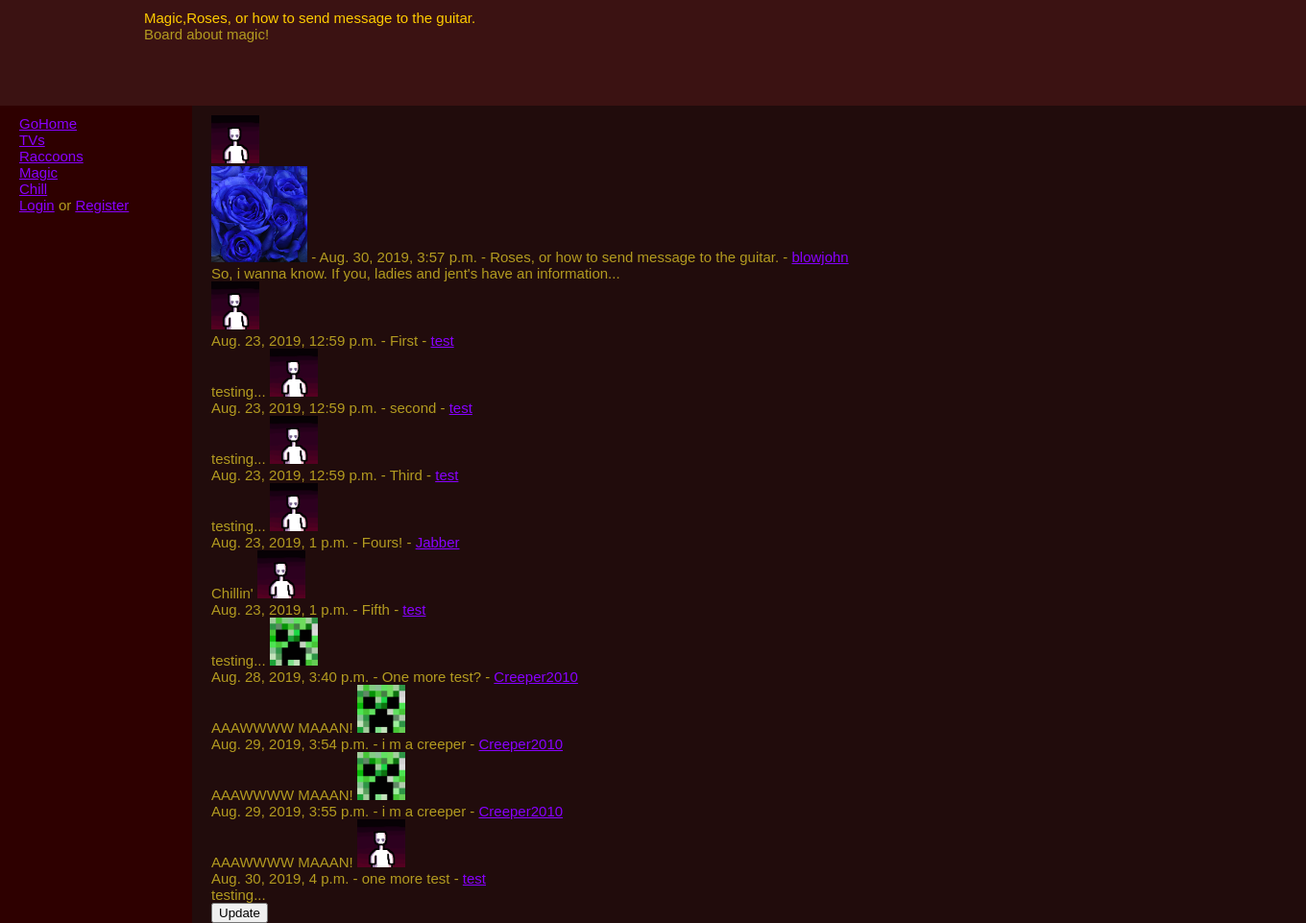
/Magic/Thread=1, run on the app's committed database.
### MAIN_APP/models.py (models this page shows, shortened)
class Thread(models.Model):
    thread = models.CharField(max_length=100)
    board = models.CharField(max_length=100)
    login = models.ForeignKey(User, on_delete=models.PROTECT)
    op_post = models.TextField()
    date = models.DateTimeField(auto_now=True)
    pic = models.ImageField(null=True, blank=True, upload_to='threads')

class Post(models.Model):
    thread = models.ForeignKey(Thread, on_delete=models.CASCADE)
    post = models.TextField()
    login = models.CharField(max_length=30)
    date = models.DateTimeField(auto_now=True)
    pic = models.ImageField(null=True, blank=True, upload_to='posts', default=None)

class User_det(models.Model):
    username = models.OneToOneField(User, on_delete=models.CASCADE)
    name = models.CharField(max_length=100, null=True, blank=True, default='')
    info = models.TextField(null=True, blank=True)
    status = models.TextField(max_length=250, null=True, blank=True)
    pic = models.ImageField(upload_to='users', default=None)

### MAIN_APP/views.py (the view)
# urls.py: re_path(r'(?P<board>\w+)/Thread=(?P<thread_id>.+)', views.thread),
def thread(request, board, thread_id):
    if request.user.is_authenticated:
        userpic = User_det.objects.get(username_id=request.user.id).pic
    else:
        userpic = None
    if board == 'Magic': desc = 'Board about magic!'
    if board == 'TVs': desc = 'Board about TVs.'
    if board == 'Raccoons': desc = 'Board about raccoons!'
    if board == 'Chill': desc = 'Board for chill...'
    if board in ('Magic', 'TVs', 'Raccoons', 'Chill') and Thread.objects.filter(id=thread_id).exists():
        posts = Post.objects.filter(thread_id=thread_id)
        post_list = []
        for post in posts:
            details = User_det.objects.get(username=User.objects.get(username=post.login))
            post_list.append({"date": post.date,
                              "post": post.post,
                              "login": post.login,
                              "pic": post.pic,
                              "status": details.status,
                              "user_pic": details.pic})
        thread = Thread.objects.get(id=thread_id)
        threadone = {"date": thread.date, "pic": thread.pic, "thread": thread.thread,
                     "login": thread.login, "op_post": thread.op_post,
                     "op_pic": User_det.objects.get(username=thread.login).pic}
        if request.method == 'POST':
            post = request.POST.get('post')
            if 'pic' in request.FILES:
                file = request.FILES['pic', False]
            else:
                file = None
            login = User.objects.get(username=request.user.username)
            new_post = Post.objects.create(thread=thread, post=post, login=login, pic=file)
            return HttpResponsePermanentRedirect(request.path)
        else:
            return render(request, "thread.html",
                          {"board": board, "thread": threadone, "posts": post_list, "NewPost": NewPost, "desc": desc,
                           'userpic': userpic})
    else:
        return HttpResponseBadRequest("<h2>Bad Request</h2>")

### templates/thread.html (shortened to what this page needs)
{% extends "base.html" %}
{% load staticfiles %}
{% block header %}{{board}},{{thread.thread}}
<div>
        {{desc}}
</div>
{% endblock header %}
{% block content %}
{% if thread.op_pic %}<img src="{{thread.op_pic.url}}" height="50" width="50"/>{% else %}<img height="50" src="{% static "images/default.jpg" %}">{% endif %}
<div><img src="{{ thread.pic.url }}" height="100"/> - {{thread.date}} - {{thread.thread}} - <a href="/users/{{thread.login}}">{{thread.login}}</a></div>
<div>{{thread.op_post}}</div>
<div>
    {% for post in posts %}
    {% if post.user_pic %}
    <img height="50" width="50" src="{{post.user_pic.url}}">
    {% else %}
    <img height="50" src="{% static "images/default.jpg" %}">
    {% endif %}
    <li>{{post.date}} - {{post.post}} - <a href="/users/{{post.login}}">{{post.login}}</a></li>
    {{post.status}}
    {% endfor %}
</div>
<input value="Update" type="button" onclick="location.href='{{request.path}}'" />
{% endblock content %}

### static/css/base.css (style rules this page uses)
html { background-color: #210c0c; list-style-type: none; }
a { color: #8800ff; }
div { font-size: 15px; font-family: 'Nunito', sans-serif; text-shadow: -1px -1px -2px #ffe76b; color: #b39b20; }

### data on the page
Thread: board "Magic", thread "Roses, or how to send message to the guitar.", date "Aug. 30, 2019, 3:57 p.m.", op_post "So, i wanna know. If you, ladies and jent's have an information..."
Post: date "Aug. 23, 2019, 12:59 p.m.", post "First", login "test"
User_det: status "testing..." "testing..." "testing..." "testing..." "testing..."
Post: date "Aug. 23, 2019, 12:59 p.m.", post "second", login "test"
Post: date "Aug. 23, 2019, 12:59 p.m.", post "Third", login "test"
Post: date "Aug. 23, 2019, 1 p.m.", post "Fours!", login "Jabber"
User_det: status "Chillin'"
Post: date "Aug. 23, 2019, 1 p.m.", post "Fifth", login "test"
Post: date "Aug. 28, 2019, 3:40 p.m.", post "One more test?", login "Creeper2010"
User_det: status "AAAWWWW MAAAN!" "AAAWWWW MAAAN!" "AAAWWWW MAAAN!"
Post: date "Aug. 29, 2019, 3:54 p.m.", post "i m a creeper", login "Creeper2010"
Post: date "Aug. 29, 2019, 3:55 p.m.", post "i m a creeper", login "Creeper2010"
Post: date "Aug. 30, 2019, 4 p.m.", post "one more test", login "test"

### other printed values
{{ desc }} "Board about magic!"
{{ thread.login }} "blowjohn"
